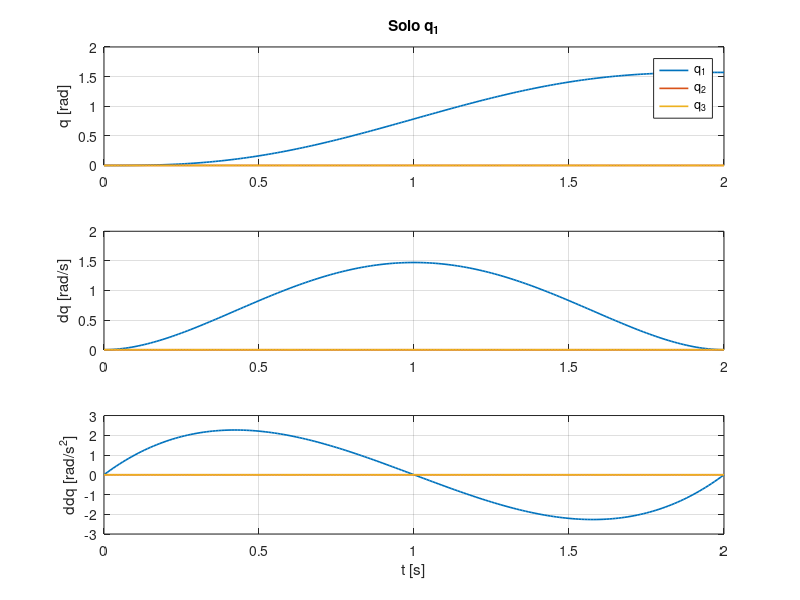

MATLAB code for this plot: (Note: this script raises an error after producing the figure.)
% TRAYECTORIA_Q1  Solo se mueve q1.
% La base gira 90 grados con el brazo extendido y horizontal (de x0 hacia y0).
% No levanta el brazo. Perfil quintico (velocidad y aceleracion nulas en los
% extremos). Genera en el workspace t (Nx1), q, dq, ddq (Nx3) y calcula torques.
clear; clc;

%% Parametros de la trayectoria
T      = 2;                 % duracion [s]
dt     = 0.01;              % paso de tiempo [s]
offset = [0 0 0];           % IGUAL que P.offset en dinamica_inversa.m
th0    = [0 0 0];           % angulos DH iniciales [rad]
thf    = [pi/2 0 0];        % angulos DH finales   [rad]
calcular_torque = true;     % false = solo generar la trayectoria

%% Perfil quintico normalizado
t   = (0:dt:T).';
tn  = t/T;
s   = 10*tn.^3 - 15*tn.^4 + 6*tn.^5;
ds  = (30*tn.^2 - 60*tn.^3 + 30*tn.^4)/T;
dds = (60*tn - 180*tn.^2 + 120*tn.^3)/T^2;

%% Trayectoria articular (q = theta_DH - offset)
q   = th0 + (thf - th0).*s - offset;     % [rad]
dq  = (thf - th0).*ds;                   % [rad/s]
ddq = (thf - th0).*dds;                  % [rad/s^2]

%% Graficos
figure;
subplot(3,1,1); plot(t, q,   'LineWidth', 1.2); grid on; ylabel('q [rad]');
legend('q_1','q_2','q_3'); title('Solo q_1');
subplot(3,1,2); plot(t, dq,  'LineWidth', 1.2); grid on; ylabel('dq [rad/s]');
subplot(3,1,3); plot(t, ddq, 'LineWidth', 1.2); grid on; ylabel('ddq [rad/s^2]');
xlabel('t [s]');

%% Torques (dinamica inversa)
if calcular_torque
    tau = dinamica_inversa(t, q, dq, ddq);
end
